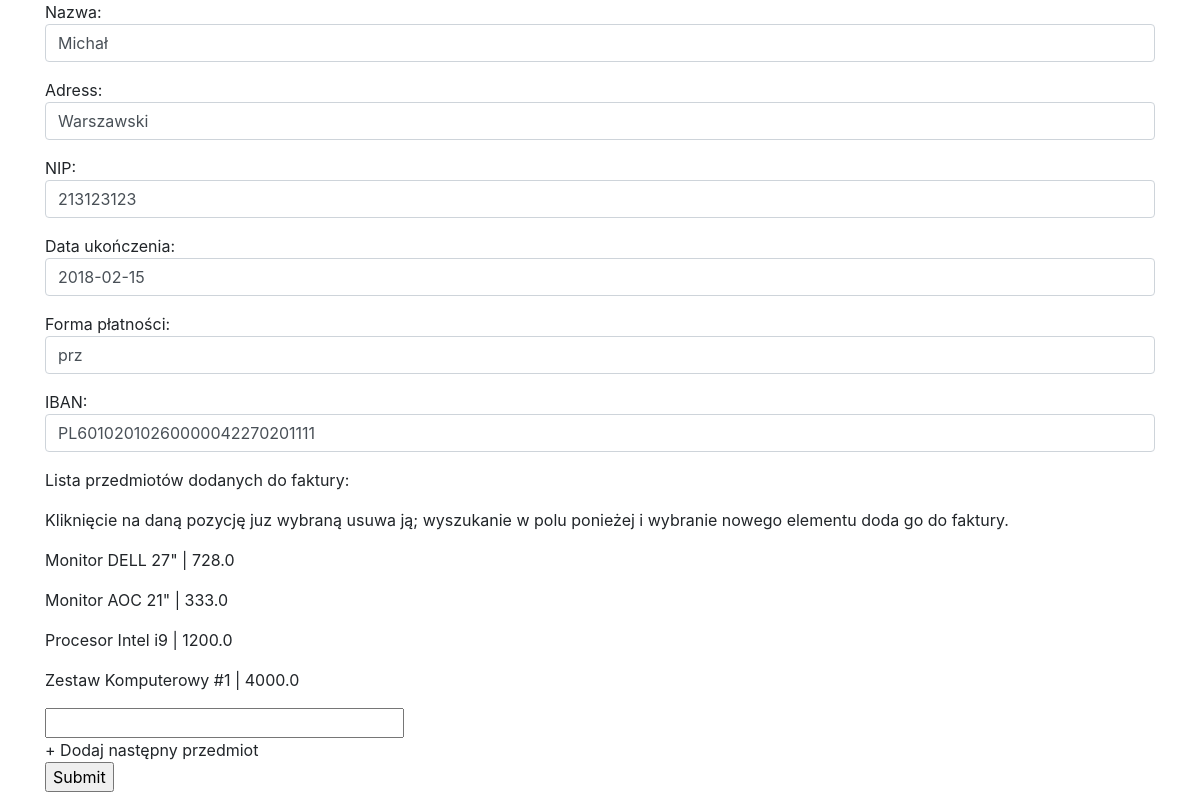
/show/9/edit/ (signed in), run on the app's committed database.
### fakturownia/models.py (models this page shows, shortened)
class FV(models.Model):
    payments = (
        ('got', 'gotówka'),
        ('prz', 'przelew'),
        ('rat', 'raty')
    )
    client = models.CharField(max_length=50)
    address = models.CharField(max_length=100)
    nip = models.IntegerField(default=00000000000)
    fv_date = models.DateField(default=datetime.date.today)
    complete_date = models.DateField(default=datetime.date.today)
    payment_method = models.CharField(
        max_length=3,
        choices=payments,
        default='prz',
    )
    iban = IBANField()
    products = models.ManyToManyField(Product, blank=True)

class Product(models.Model):
    name = models.CharField(max_length=120)
    price = models.FloatField(default=0)
    category = models.ManyToManyField(Category)

### fakturownia/views.py (the view)
# urls.py: url(r'^show/(?P<fv_id>\w+)/edit/$', views.edit, name='edit'),
@login_required(login_url='login/')
def edit(request, fv_id):
    entry = get_object_or_404(FV, pk=fv_id)
    if request.method == "POST":
        form = EditFV(request.POST, instance=entry)
        if form.is_valid():
            inst = form.save(commit=False)
            products_id = request.POST['products_id']
            products_id = products_id.split(', ')
            inst.products.clear()
            for item in products_id:
                if item:
                    inst.products.add(Product.objects.filter(pk=item).get())
            inst.save()
            return redirect('detail', int(fv_id))
    else:
        form = EditFV(instance=entry)
        curr = ""
        for item in entry.products.all():
            curr += str(item.id)
            curr += ", "
        context = {'form': form, 'fv_id': int(fv_id), 'fv': entry, 'curr': curr}
        return render(request, 'fakturownia/edit.html', context)

### fakturownia/forms.py
class EditFV(ModelForm):
    class Meta:
        model = FV
        fields = ['id', 'client', 'address', 'complete_date', 'payment_method', 'iban', 'products', 'nip', 'products']
        widgets = {
            'client': forms.TextInput(attrs={'class': 'form-control'}),
            'address': forms.TextInput(attrs={'class': 'form-control'}),
            'complete_date': forms.TextInput(attrs={'class': 'form-control'}),
            'payment_method': forms.TextInput(attrs={'class': 'form-control'}),
            'iban': forms.TextInput(attrs={'class': 'form-control'}),
            'nip': forms.TextInput(attrs={'class': 'form-control'}),
        }

### fakturownia/templates/fakturownia/edit.html (shortened to what this page needs)
{% load static %}
<!DOCTYPE html>
<html lang="en">
<head>
        <link rel="stylesheet"
          href="https://maxcdn.bootstrapcdn.com/bootstrap/4.0.0/css/bootstrap.min.css"
    >
</head>
<body>
    <div class="container">
        <form method="POST" class="post-form" action="{% url 'edit' fv_id %}">
              <div class="form-group">
                  <p>Nazwa: {{ form.client }}</p>
                  <p>Adress: {{ form.address }}</p>
                  <p>NIP: {{ form.nip }}</p>
                  <p>Data ukończenia: {{ form.complete_date }}</p>
                  <p>Forma płatności: {{ form.payment_method }}</p>
                  <p>IBAN: {{ form.iban }}</p>
                  <p>Lista przedmiotów dodanych do faktury:</p>
                  <p>Kliknięcie na daną pozycję juz wybraną usuwa ją; wyszukanie w polu ponieżej i wybranie nowego
                     elementu doda go do faktury.</p>
                  {% for item in fv.products.all %}
                      <p onclick="removeThis(this, {{ item.id }})" value="{{ item.id }}"> {{ item.name }} | {{ item.price }}</p>
                  {% endfor %}
                  <input class="search-bar" type="text" size="30" onkeyup="showResult(this.value)">
                  <span id="add-new" onClick="addNext()">+ Dodaj następny przedmiot</span>
                  <br />
                <input type="submit" />
              </div>
        </form>
    </div>
</body>
</html>

### data on the page
FV: client "Michał", address "Warszawski", nip "213123123", complete_date "2018-02-15", payment_method "prz", iban "PL60102010260000042270201111"
Product: {{ item.id }} 1 (drawn), name "Monitor DELL 27\"", price "728.0"
Product: {{ item.id }} 2 (drawn), name "Monitor AOC 21\"", price "333.0"
Product: {{ item.id }} 3 (drawn), name "Procesor Intel i9", price "1200.0"
Product: {{ item.id }} 4 (drawn), name "Zestaw Komputerowy #1", price "4000.0"
